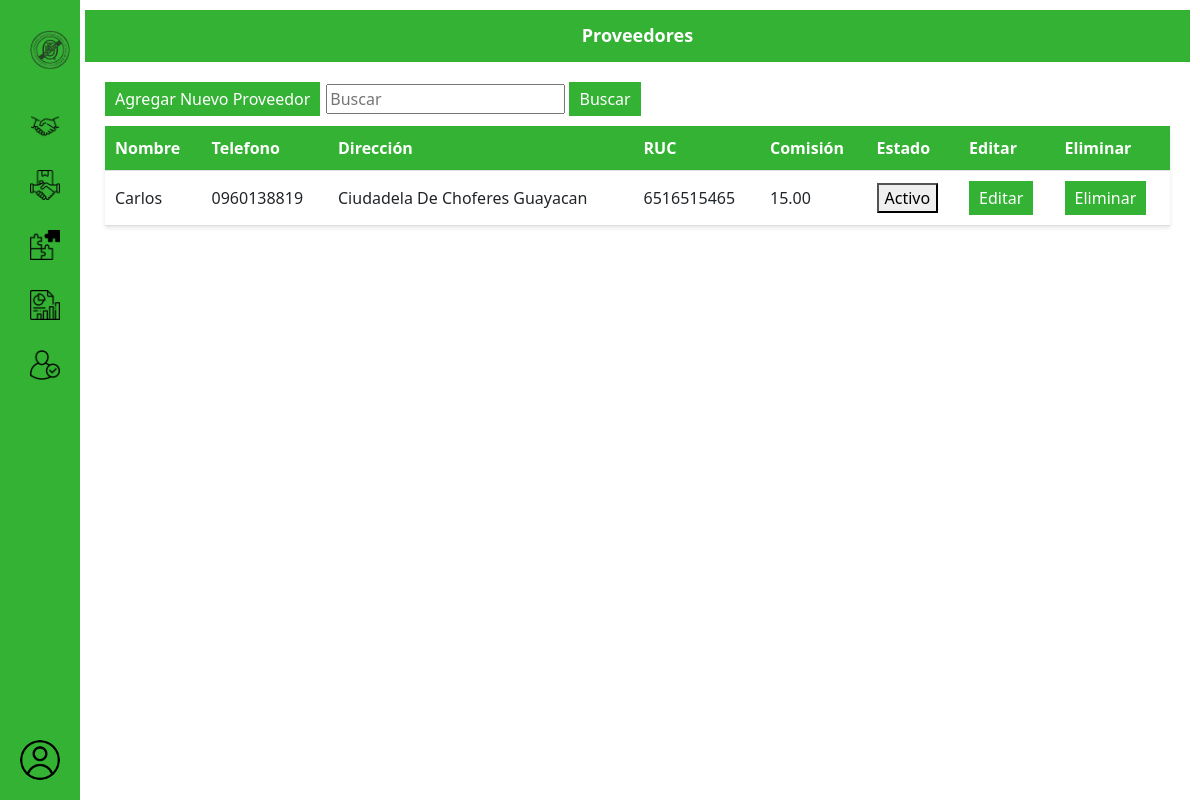
Page /proveedores/ on the earlier database version.
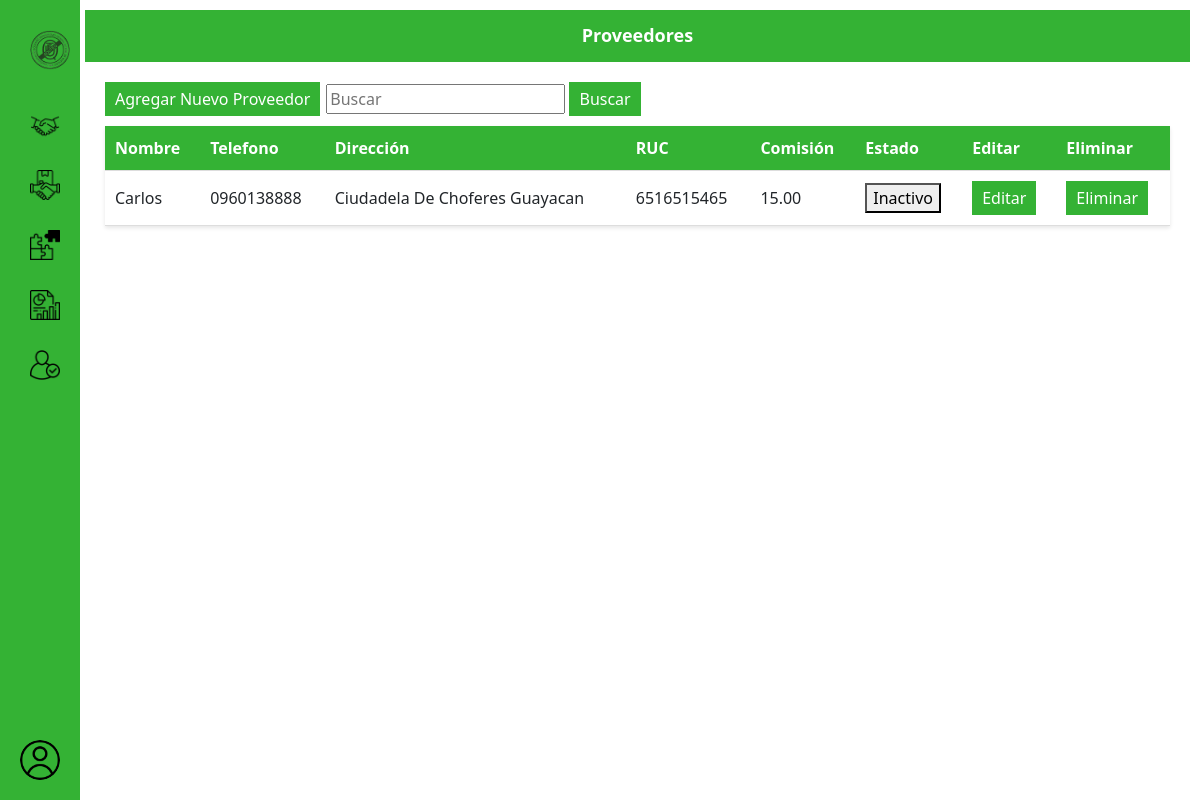
Same page on the later database version.
### proveedores/models.py (models this page shows, shortened)
class Proveedor(models.Model):
    nombre=models.CharField(max_length=200)
    telefono=models.CharField(max_length=13)
    RUC=models.CharField(max_length=13)
    direccion=models.CharField(max_length=500)
    comision=models.DecimalField(max_digits = 8, decimal_places = 2)
    estado=models.BooleanField(default=False)

### proveedores/views.py (the view)
# urls.py: path('proveedores/', views.proveedor),
def proveedor(request):
    proveedores=Proveedor.objects.all()
    return render(request,'proveedores.html', {
        'proveedores': proveedores
    })

### proveedores/templates/proveedores.html (shortened to what this page needs)
{% extends 'base1.html' %}
{% load static %}
    {% block content %}
    <div class="content-menu">
        <div class="header" style="border-radius: 0;">
            <h1>Proveedores</h1>
        </div>
        <div class="socios-content ">
            <div style="display:inline-flex; position: relative;">
                <a href="/aggproveedor"> <button class="add-socio-btn"> Agregar Nuevo Proveedor</button></a>
                <div class="search-form" style="margin-left: 6px; margin-block-end:auto;">
                    <input type="text" id="barbusqueda" placeholder="Buscar" >
                    <button class="add-socio-btn" type="submit">Buscar</button>
                </div>
            </div>
            <table class="socios-table">
                <thead>
                    <tr>
                        <th>Nombre</th>
                        <th>Telefono</th>
                        <th>Dirección</th>
                        <th>RUC</th>
                        <th>Comisión</th>
                        <th>Estado</th>
                        <th>Editar</th>
                        <th>Eliminar</th>
                    </tr>
                </thead>
                <tbody>
                    {% for proveedor in proveedores%}
                    <tr>
                        <td>{{proveedor.nombre}}</td>
                        <td>{{proveedor.telefono}}</td>
                        <td>{{proveedor.direccion}}</td>
                        <td>{{proveedor.RUC}}</td>
                        <td>{{proveedor.comision}}</td>
                        <td>
                            {% if proveedor.estado %}
                            <button class="green-button">
                                Activo
                            </button>
                            {% else %}
                            <button class="red-button">
                                <span class="no-visto-icon"> Inactivo</span>
                            </button>
                            {% endif %}
                        </td>
                        <td class="actions">
                            <a style="text-decoration: none;"  href="/editProveedor/{{proveedor.id}}">
                                <button class="edit-btn">
                                    Editar
                                </button></a>
                        </td>
                       <td>  <a style="text-decoration: none;"  href="#"
                        onclick="eliminarProveedor('{{proveedor.id}}')"><button class="delete-btn">
                            Eliminar
                        </button></a></td>
                    </tr>
                    {% endfor %}
                </tbody>
            </table>
        </div>
    </div>
    {% endblock %}

Differences in the rows shown:
changed Proveedor "Carlos": telefono "0960138819" → "0960138888"; estado "Activo" → "Inactivo"
